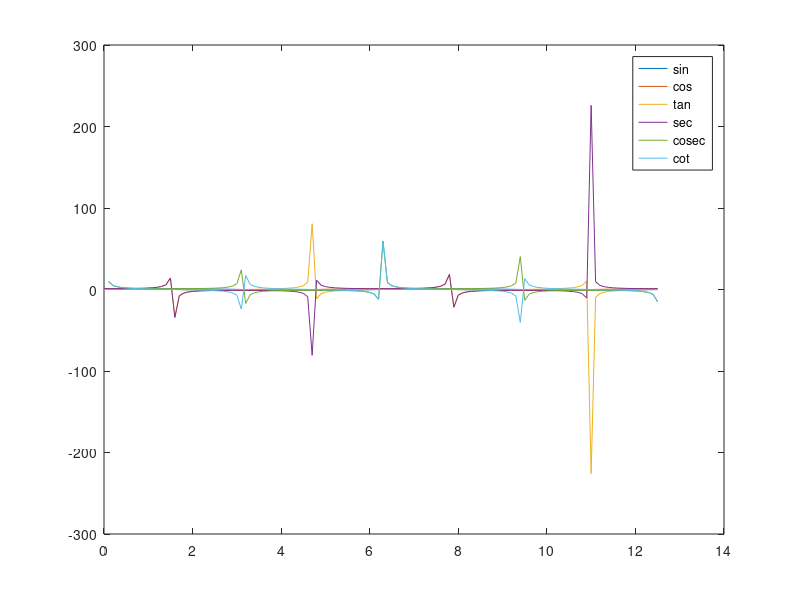

Recreate this plot in MATLAB.
x = [0:0.1:2*pi*2]
sin_y = sin(x);
cos_y = cos(x);
tan_y = tan(x);
sec_y = sec(x);
cosec_y = csc(x);
cot_y = cot(x);
plot(x,sin_y,'DisplayName','sin');
hold on;
plot(x,cos_y,'DisplayName','cos');
plot(x,tan_y,'DisplayName','tan');
plot(x,sec_y,'DisplayName','sec');
plot(x,cosec_y,'DisplayName','cosec');
plot(x,cot_y,'DisplayName','cot');
hold off;
legend;